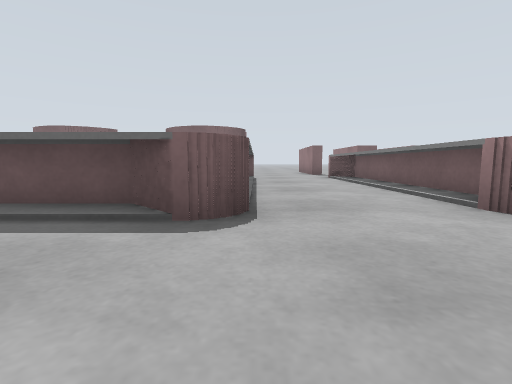
[1] (above)

24 first-person views from a walk through a Gazebo world. The camera is 0.5 m above the floor, tilts 6° down and sees 85° across. The floor is counted in squares, 1 m on a side. Each view is taken from the middle of a square. On the plan, view 1 faces up. The plan holds only what a view shows up to about 9 squares ahead; the rest is blank. The place goes on beyond the plan.

[2]
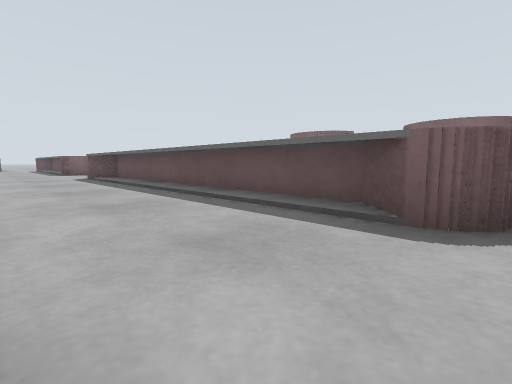

[3]
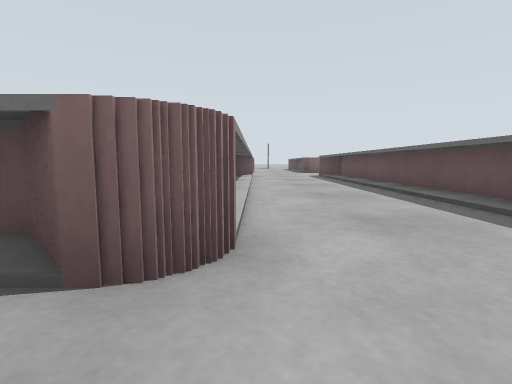

[4]
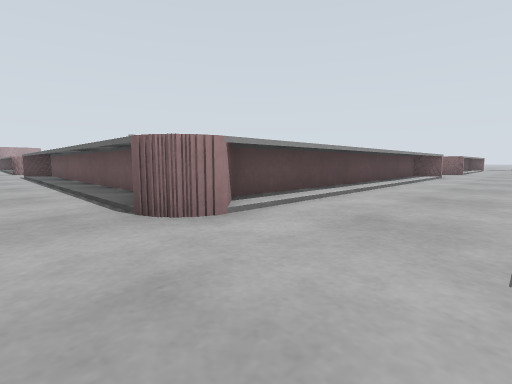

[5]
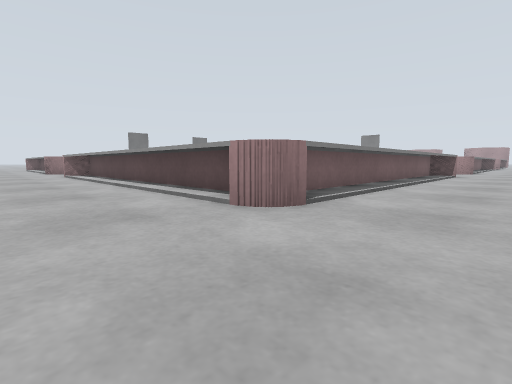

[6]
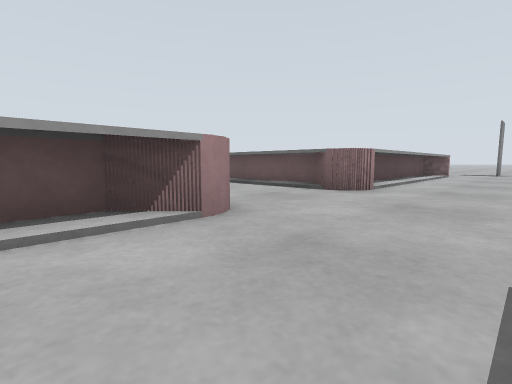

[7]
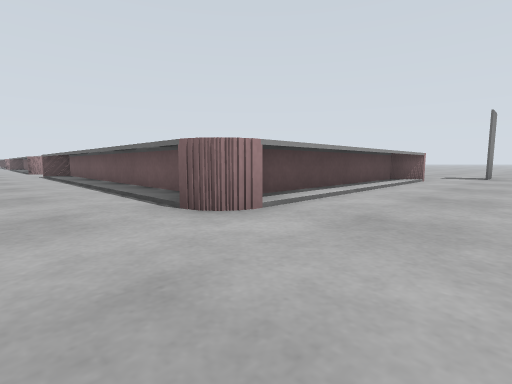

[8]
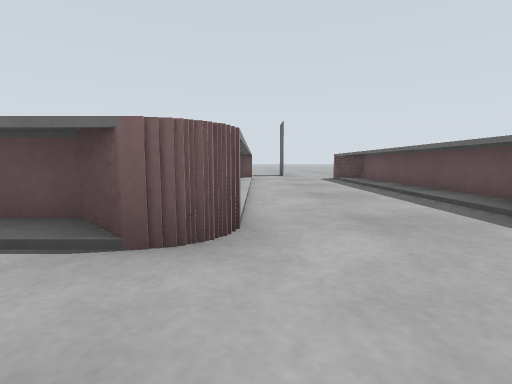

[9]
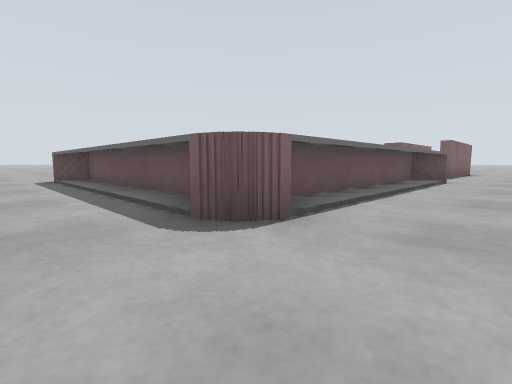

[10]
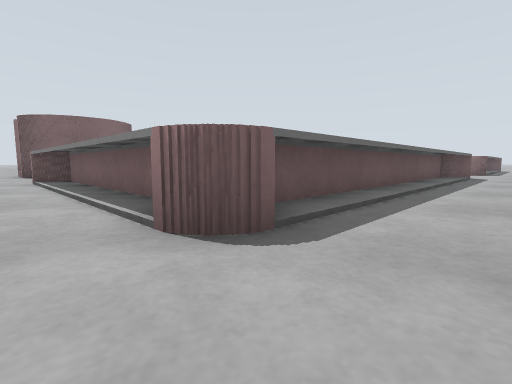

[11]
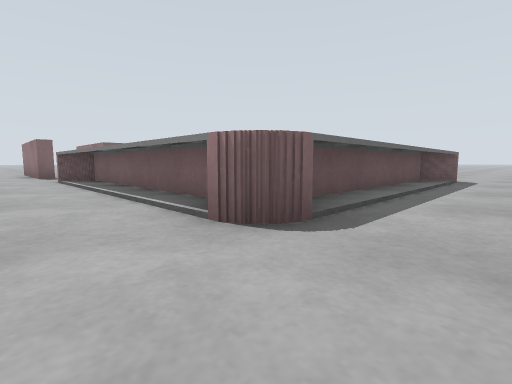

[12]
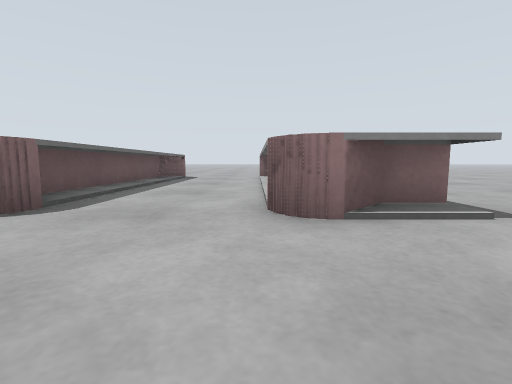

[13]
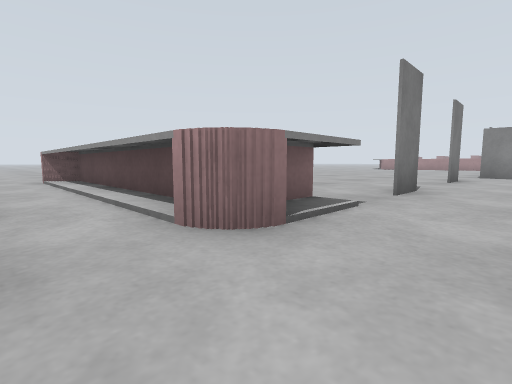

[14]
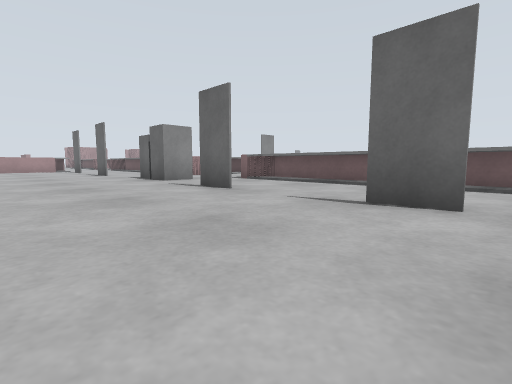

[15]
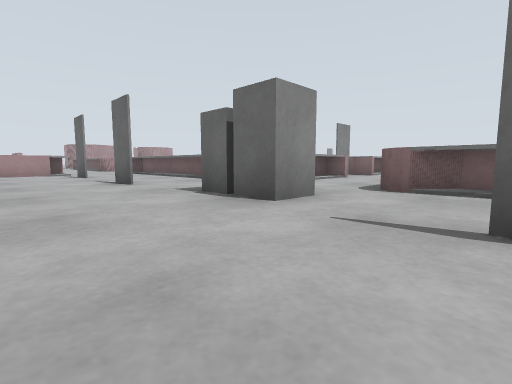

[16]
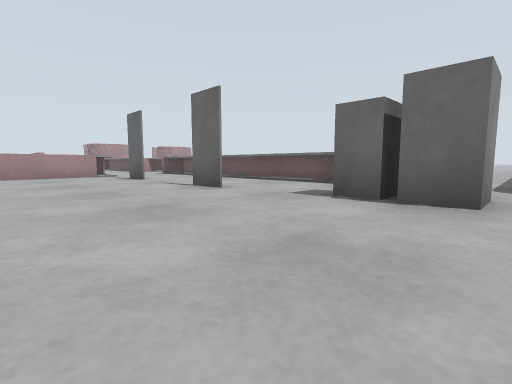

[17]
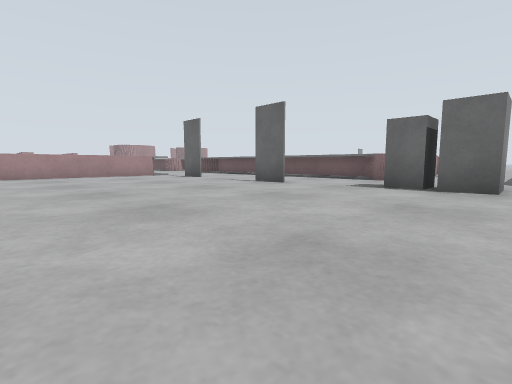

[18]
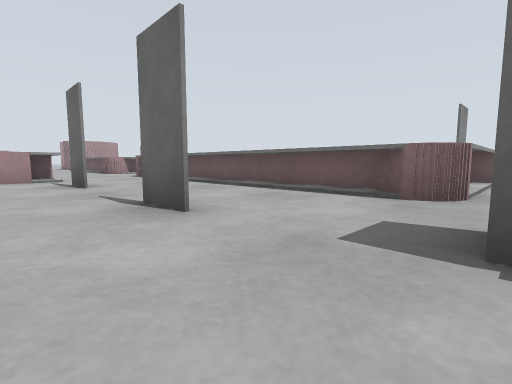

[19]
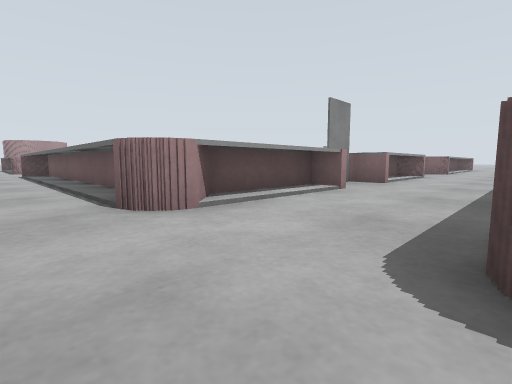

[20]
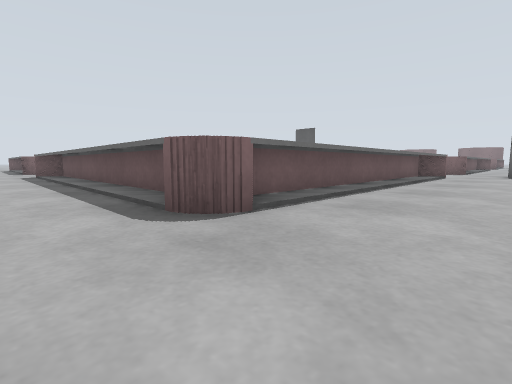

[21]
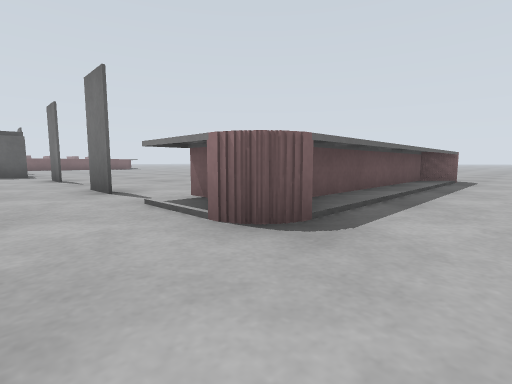

[22]
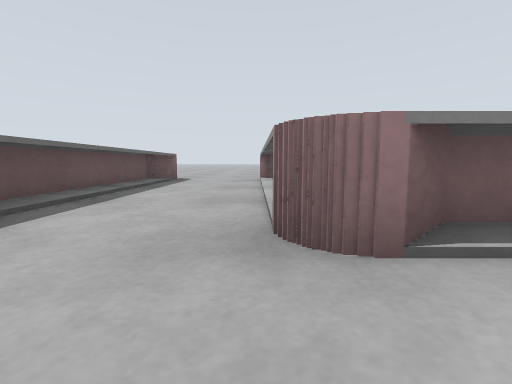

[23]
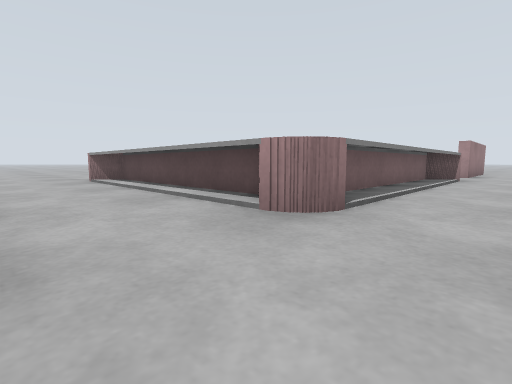

[24]
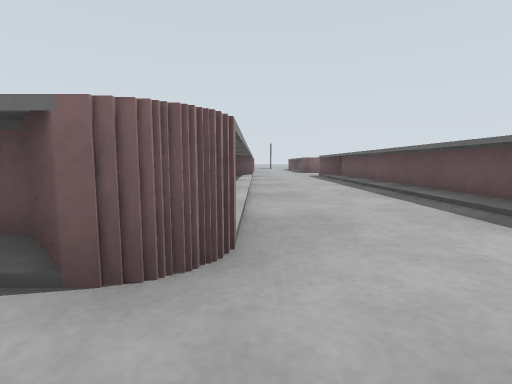

### Floor plan
Key: @ floor where view 1 was taken; # wall or solid block; . floor; = window, fence, low wall or low ledge; L door leaf; B grey box.
Columns run from 22 left of view 1 to 12 right of it. Each row starts with its distance up from view 1.
 13             #           #
 12          #. ##          ##
 11          .. .           ..
 10          =..=          ..=
  9          #..=#        =..#
  8          #..=#        =..#
  7          #..=#        =..#
  6          #..=#        =..#
  5          #..=#        =..#
  4          #..=#       #=..#
  3   =#######..=#########=..#######=
  2 .................................
  1 L................................
  0 ..========..==========@..=======.
 -1   =#######..=#########=..#######
 -2          #..=#       #=..#
 -3          #..=#       #=......
 -4          #..=#       #=..L...
 -5          #..=#       #=........
 -6          #..=#       #=........
 -7          #..=#       #=......
 -8          #..=#       #=..L...
 -9          #..         #=......
-10           ..         #=........
-11             ...........BB......
-12             ............B......
-13              ####B=###=........
-14                 #B=# #=........
-15                      #=..L.....
-16                      #=........
-17                      #=........
-18                      #=........
-19                      #=..L.....
-20                      #=.......
-21                      #=..#####
-22              #########=..#######=
-23              ......................
-24               .....................
-25               ========...=======...
-26                     ##=..#######=
-27                      # ..#
-28                        ..#

Positions as (right, up) in squares from view 1, and headings:
1: (0, 0), facing up
2: (0, 0), facing up-left
3: (1, 0), facing left
4: (1, 2), facing down-left
5: (-12, 2), facing down-right
6: (-8, 2), facing down-left
7: (-11, 2), facing down-left
8: (-11, 0), facing left
9: (-11, 1), facing up-left
10: (-11, 1), facing up-right
11: (1, 1), facing up-right
12: (0, 0), facing right
13: (1, 1), facing down-right
14: (6, -3), facing down-left
15: (5, -8), facing down-left
16: (6, -10), facing down-left
17: (8, -10), facing down-left
18: (4, -12), facing down-left
19: (1, -10), facing down-left
20: (2, -24), facing up-left
21: (1, -24), facing up-right
22: (1, -25), facing right
23: (1, -23), facing down-right
24: (1, -25), facing left
